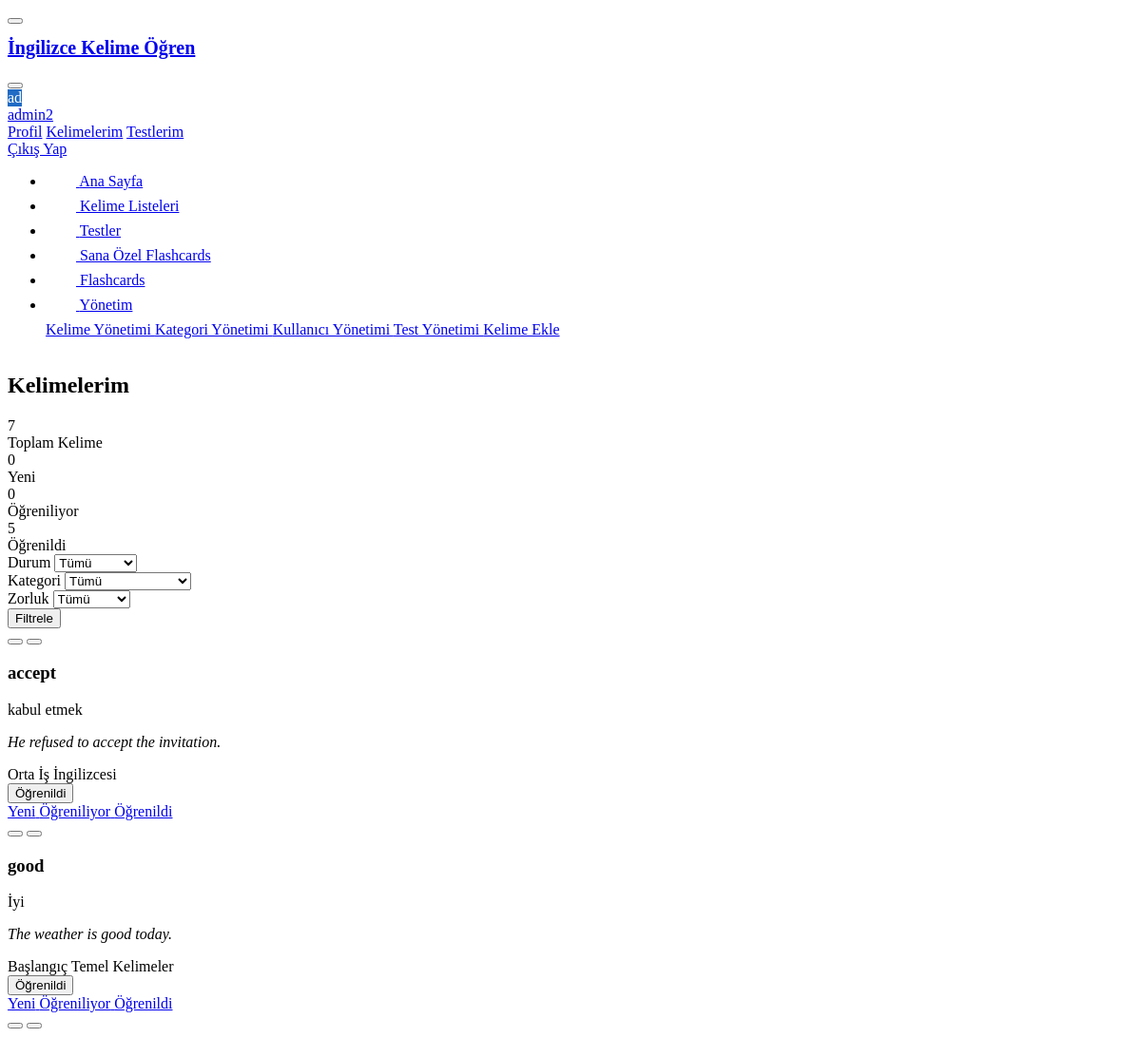
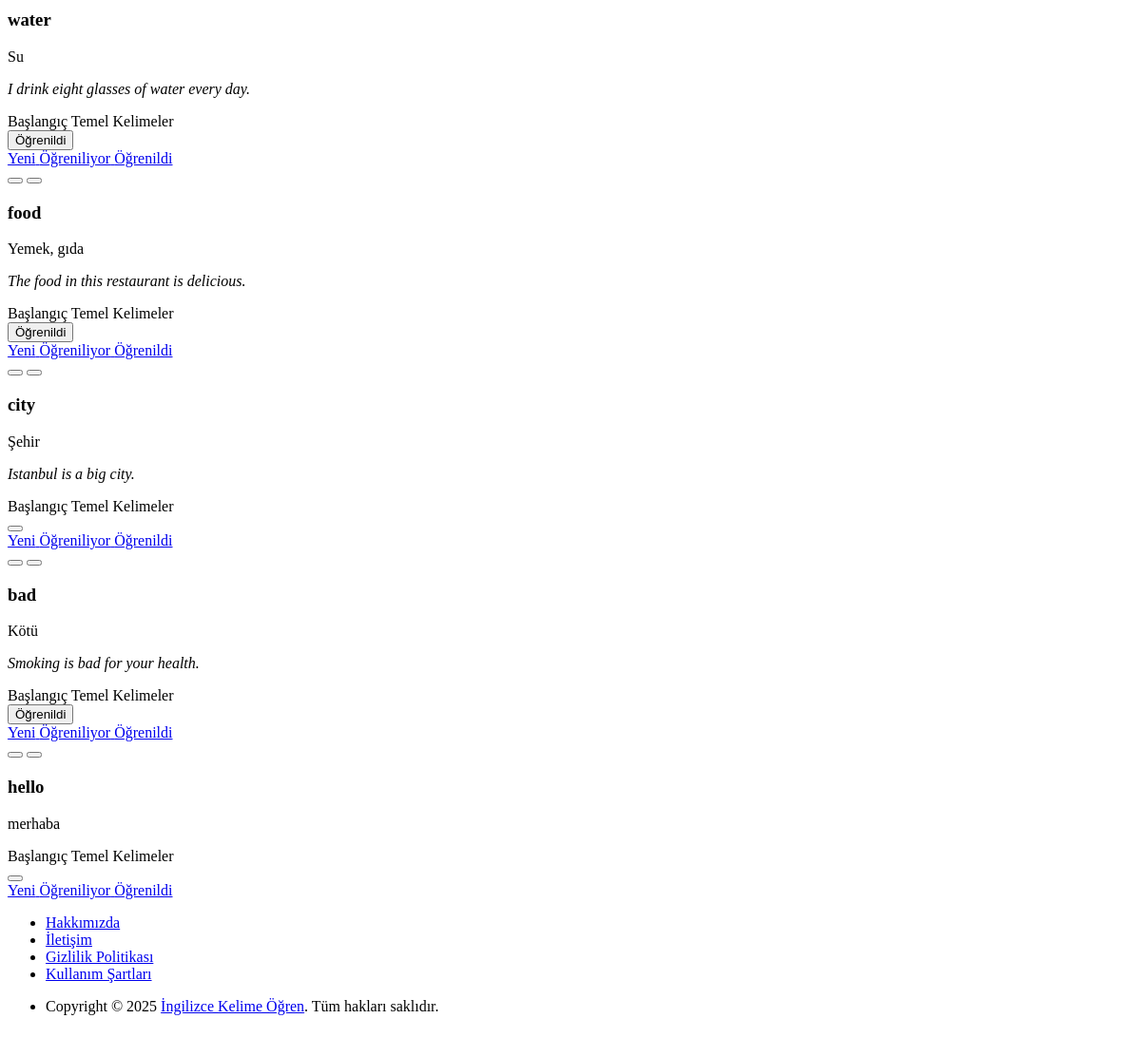
Screenshot of /my-words.php (signed in) with the database file from the repository (2 pictures, top to bottom).
### tables this page shows
CREATE TABLE `user_words` (
  `user_id` int(11) NOT NULL,
  `word_id` int(11) NOT NULL,
  `status` enum('new','learning','mastered') DEFAULT 'new',
  `last_reviewed` timestamp NULL DEFAULT NULL,
  `next_review` timestamp NULL DEFAULT NULL,
  `correct_count` int(11) DEFAULT 0,
  `incorrect_count` int(11) DEFAULT 0,
  `created_at` timestamp NOT NULL DEFAULT current_timestamp(),
  PRIMARY KEY (`user_id`,`word_id`),
  KEY `word_id` (`word_id`),
  KEY `idx_user_words_status` (`status`),
  CONSTRAINT `user_words_ibfk_1` FOREIGN KEY (`user_id`) REFERENCES `users` (`id`) ON DELETE CASCADE,
  CONSTRAINT `user_words_ibfk_2` FOREIGN KEY (`word_id`) REFERENCES `words` (`id`) ON DELETE CASCADE
);

CREATE TABLE `words` (
  `id` int(11) NOT NULL AUTO_INCREMENT,
  `word` varchar(100) NOT NULL,
  `pronunciation` varchar(100) DEFAULT NULL,
  `definition` text NOT NULL,
  `example_sentence` text DEFAULT NULL,
  `image_url` varchar(255) DEFAULT NULL,
  `audio_url` varchar(255) DEFAULT NULL,
  `category_id` int(11) DEFAULT NULL,
  `difficulty_level` enum('beginner','intermediate','advanced') DEFAULT 'beginner',
  `created_by` int(11) DEFAULT NULL,
  `is_approved` tinyint(1) DEFAULT 0,
  `created_at` timestamp NOT NULL DEFAULT current_timestamp(),
  `updated_at` timestamp NOT NULL DEFAULT current_timestamp() ON UPDATE current_timestamp(),
  PRIMARY KEY (`id`),
  KEY `created_by` (`created_by`),
  KEY `idx_words_category` (`category_id`),
  KEY `idx_words_difficulty` (`difficulty_level`),
  CONSTRAINT `words_ibfk_1` FOREIGN KEY (`category_id`) REFERENCES `categories` (`id`) ON DELETE SET NULL,
  CONSTRAINT `words_ibfk_2` FOREIGN KEY (`created_by`) REFERENCES `users` (`id`) ON DELETE SET NULL
);

CREATE TABLE `categories` (
  `id` int(11) NOT NULL AUTO_INCREMENT,
  `name` varchar(50) NOT NULL,
  `description` text DEFAULT NULL,
  `parent_id` int(11) DEFAULT NULL,
  `created_at` timestamp NOT NULL DEFAULT current_timestamp(),
  PRIMARY KEY (`id`),
  KEY `parent_id` (`parent_id`),
  CONSTRAINT `categories_ibfk_1` FOREIGN KEY (`parent_id`) REFERENCES `categories` (`id`) ON DELETE SET NULL
);

### my-words.php (the view, shortened to what this page needs)
<?php
require_once 'functions/functions.php';
include 'includes/header/header.php';
try {
    $db = dbConnect();
    $page = isset($_GET['page']) ? (int)$_GET['page'] : 1;
    $perPage = 20;
    $offset = ($page - 1) * $perPage;
    $sql = "
        SELECT w.*, c.name as category_name, uw.status, uw.last_reviewed,
               uw.correct_count, uw.incorrect_count
        FROM user_words uw
        INNER JOIN words w ON uw.word_id = w.id
        LEFT JOIN categories c ON w.category_id = c.id
        WHERE uw.user_id = :user_id
    ";
    $params = ['user_id' => $_SESSION['user_id']];
    $sql .= " ORDER BY uw.created_at DESC LIMIT :limit OFFSET :offset";
    $params['limit'] = $perPage;
    $params['offset'] = $offset;
    $stmt = $db->prepare($sql);
    foreach ($params as $key => $value) {
        if ($key == 'limit' || $key == 'offset') {
            $stmt->bindValue(':' . $key, $value, PDO::PARAM_INT);
        } else {
            $stmt->bindValue(':' . $key, $value);
        }
    }
    $stmt->execute();
    $words = $stmt->fetchAll(PDO::FETCH_ASSOC);
    $stats = [];
    $stmt = $db->prepare("SELECT COUNT(*) FROM user_words WHERE user_id = ?");
    $stmt->execute([$_SESSION['user_id']]);
    $stats['total'] = $stmt->fetchColumn();
    $stmt = $db->prepare("SELECT COUNT(*) FROM user_words WHERE user_id = ? AND status = 'new'");
    $stmt->execute([$_SESSION['user_id']]);
    $stats['new'] = $stmt->fetchColumn();
    $stmt = $db->prepare("SELECT COUNT(*) FROM user_words WHERE user_id = ? AND status = 'learning'");
    $stmt->execute([$_SESSION['user_id']]);
    $stats['learning'] = $stmt->fetchColumn();
    $stmt = $db->prepare("SELECT COUNT(*) FROM user_words WHERE user_id = ? AND status = 'mastered'");
    $stmt->execute([$_SESSION['user_id']]);
    $stats['mastered'] = $stmt->fetchColumn();
} catch (PDOException $e) {
    logError('My words error: ' . $e->getMessage());
    $words = [];
    $categories = [];
    $totalRecords = 0;
    $stats = ['total' => 0, 'new' => 0, 'learning' => 0, 'mastered' => 0];
}
function getDifficultyColor($level) {
    switch ($level) {
        case 'beginner':
            return 'success';
        case 'intermediate':
            return 'warning';
    }
}
function getDifficultyLabel($level) {
    switch ($level) {
        case 'beginner':
            return 'Başlangıç';
        case 'intermediate':
            return 'Orta';
    }
}
?>
<div class="container-xl">
    <div class="page-header d-print-none">
        <div class="row align-items-center">
            <div class="col">
                <h2 class="page-title">Kelimelerim</h2>
            </div>
        </div>
    </div>
    <div class="row mt-3">
        <div class="col-md-3">
            <div class="card">
                <div class="card-body p-3 text-center">
                    <div class="h1 m-0"><?php echo number_format($stats['total']); ?></div>
                    <div class="text-muted mb-3">Toplam Kelime</div>
                </div>
            </div>
        </div>
        <div class="col-md-3">
            <div class="card">
                <div class="card-body p-3 text-center">
                    <div class="h1 m-0"><?php echo number_format($stats['new']); ?></div>
                    <div class="text-muted mb-3">Yeni</div>
                </div>
            </div>
        </div>
        <div class="col-md-3">
            <div class="card">
                <div class="card-body p-3 text-center">
                    <div class="h1 m-0"><?php echo number_format($stats['learning']); ?></div>
                    <div class="text-muted mb-3">Öğreniliyor</div>
                </div>
            </div>
        </div>
        <div class="col-md-3">
            <div class="card">
                <div class="card-body p-3 text-center">
                    <div class="h1 m-0"><?php echo number_format($stats['mastered']); ?></div>
                    <div class="text-muted mb-3">Öğrenildi</div>
                </div>
            </div>
        </div>
    </div>
    <div class="card mt-3">
        <div class="card-body">
            <form method="get" class="row g-3">
                <div class="col-md-3">
                    <label class="form-label">Durum</label>
                    <select name="status" class="form-select">
                        <option value="">Tümü</option>
                    </select>
                </div>
                <div class="col-md-3">
                    <label class="form-label">Kategori</label>
                    <select name="category" class="form-select">
                        <option value="">Tümü</option>
                    </select>
                </div>
                <div class="col-md-3">
                    <label class="form-label">Zorluk</label>
                    <select name="difficulty" class="form-select">
                        <option value="">Tümü</option>
                    </select>
                </div>
                <div class="col-md-3 d-flex align-items-end">
                    <button type="submit" class="btn btn-primary w-100">
                        Filtrele
                    </button>
                </div>
            </form>
        </div>
    </div>
    <div class="row mt-3">
        <?php if (empty($words)): ?>
        <div class="col-12">
            <div class="card">
                <div class="card-body text-center py-4">
                    <div class="mb-3">
                        <i class="ti ti-mood-empty text-muted" style="font-size: 3rem;"></i>
                    </div>
                    <h3 class="text-muted">Henüz kelime eklenmemiş</h3>
                    <div class="text-muted">Kelime listesinden yeni kelimeler ekleyebilirsiniz.</div>
                    <div class="mt-3">
                        <a href="word-lists.php" class="btn btn-primary">
                            <i class="ti ti-plus me-2"></i>
                            Kelime Ekle
                        </a>
                    </div>
                </div>
            </div>
        </div>
        <?php else: ?>
        <?php foreach ($words as $word): ?>
        <div class="col-md-6 col-lg-4">
            <div class="card mb-3">
                <div class="card-header">
                    <div class="card-actions">
                        <button type="button" class="btn-action" onclick="playPronunciation('<?php echo htmlspecialchars($word['word']); ?>')">
                        </button>
                        <button type="button" class="btn-action" onclick="removeWord(<?php echo $word['id']; ?>)">
                        </button>
                    </div>
                    <h3 class="card-title">
                        <?php echo htmlspecialchars($word['word']); ?>
                    </h3>
                </div>
                <div class="card-body">
                    <p><?php echo htmlspecialchars($word['definition']); ?></p>
                    <?php if ($word['example_sentence']): ?>
                    <p class="text-muted"><em><?php echo htmlspecialchars($word['example_sentence']); ?></em></p>
                    <?php endif; ?>
                </div>
                <div class="card-footer">
                    <div class="row align-items-center">
                        <div class="col">
                            <div class="d-flex align-items-center">
                                <span class="badge bg-<?php echo getDifficultyColor($word['difficulty_level']); ?> me-2">
                                    <?php echo getDifficultyLabel($word['difficulty_level']); ?>
                                </span>
                                <span class="badge bg-blue-lt">
                                    <?php echo htmlspecialchars($word['category_name']); ?>
                                </span>
                            </div>
                        </div>
                        <div class="col-auto">
                            <div class="dropdown">
                                <button class="btn dropdown-toggle" type="button" data-bs-toggle="dropdown">
                                    <?php
                                    $statusLabel = '';
                                    $statusColor = '';
                                    switch ($word['status']) {
                                        case 'mastered':
                                            $statusLabel = 'Öğrenildi';
                                            $statusColor = 'success';
                                            break;
                                    }
                                    ?>
                                    <span class="badge bg-<?php echo $statusColor; ?>-lt"><?php echo $statusLabel; ?></span>
                                </button>
                                <div class="dropdown-menu">
                                    <a class="dropdown-item" href="#" onclick="updateStatus(<?php echo $word['id']; ?>, 'new')">
                                        <span class="badge bg-info-lt me-2">Yeni</span>
                                    </a>
                                    <a class="dropdown-item" href="#" onclick="updateStatus(<?php echo $word['id']; ?>, 'learning')">
                                        <span class="badge bg-warning-lt me-2">Öğreniliyor</span>
                                    </a>
                                    <a class="dropdown-item" href="#" onclick="updateStatus(<?php echo $word['id']; ?>, 'mastered')">
                                        <span class="badge bg-success-lt me-2">Öğrenildi</span>
                                    </a>
                                </div>
                            </div>
                        </div>
                    </div>
                </div>
            </div>
        </div>
        <?php endforeach; ?>
        <?php endif; ?>
    </div>
</div>
<?php
include 'includes/footer/footer.php';
?>

### rows the page displays
user_words: word.word "accept", word.definition "kabul etmek", word.example_sentence "He refused to accept the invitation.", word.difficulty_level "Orta", categories.name "İş İngilizcesi", status "Öğrenildi"
user_words: word.word "good", word.definition "İyi", word.example_sentence "The weather is good today.", word.difficulty_level "Başlangıç", categories.name "Temel Kelimeler", status "Öğrenildi"
user_words: word.word "water", word.definition "Su", word.example_sentence "I drink eight glasses of water every day.", word.difficulty_level "Başlangıç", categories.name "Temel Kelimeler", status "Öğrenildi"
user_words: word.word "food", word.definition "Yemek, gıda", word.example_sentence "The food in this restaurant is delicious.", word.difficulty_level "Başlangıç", categories.name "Temel Kelimeler", status "Öğrenildi"
user_words: word.word "city", word.definition "Şehir", word.example_sentence "Istanbul is a big city.", word.difficulty_level "Başlangıç", categories.name "Temel Kelimeler"
user_words: word.word "bad", word.definition "Kötü", word.example_sentence "Smoking is bad for your health.", word.difficulty_level "Başlangıç", categories.name "Temel Kelimeler", status "Öğrenildi"
user_words: word.word "hello", word.definition "merhaba", word.difficulty_level "Başlangıç", categories.name "Temel Kelimeler"

### other values shown
substr($_SESSION['username'], 0, 2) "ad"
$_SESSION['username'] "admin2"
$stats['total'] "7"
$stats['new'] "0"
$stats['learning'] "0"
$stats['mastered'] "5"
